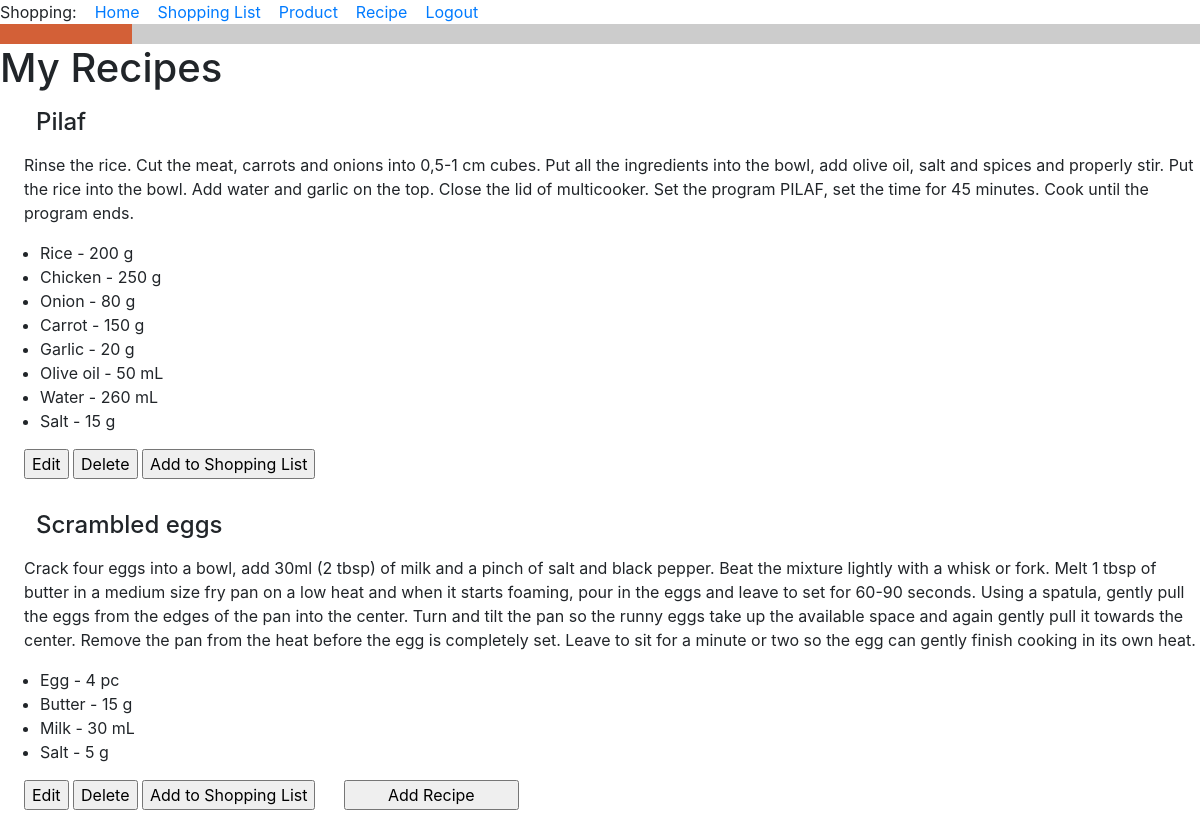
The app's page /my_recipes (signed in) with its own data.
### food_app/models.py (models this page shows, shortened)
class Recipe(db.Model):
    id = db.Column(db.Integer, primary_key=True)
    title = db.Column(db.String(256), index=True, unique=True, nullable=False)
    owner = db.Column(db.ForeignKey('user.id'))
    ingredients = db.relationship('Ingredient', backref='recipe', lazy='dynamic')
    description = db.Column(db.Text)
    def __str__(self):
        return f'{self.title}'.capitalize()

class Ingredient(db.Model):
    id = db.Column(db.Integer, primary_key=True)
    recipe_id = db.Column(db.ForeignKey('recipe.id'))
    product_id = db.Column(db.ForeignKey('product.id'))
    product = db.relationship('Product')
    quantity = db.Column(db.Integer)
    unit_of_measure = db.Column(db.String(120))
    def __str__(self):
        return f'{self.product} - {self.quantity} {self.unit_of_measure}'

class Product(db.Model):
    id = db.Column(db.Integer, primary_key=True)
    title = db.Column(db.String(256), index=True, unique=True, nullable=False)
    type_of_product = db.Column(db.String(120))
    unit_of_measure = db.Column(db.String(120))
    def __str__(self):
        return f'{self.title}'.capitalize()  # Big first letter only.

### food_app/routes.py (the view)
@app.route('/my_recipes', methods=['GET', 'POST'])
@login_required
def my_recipes():
    owner = current_user.id
    my_recipes = Recipe.query.filter_by(owner=owner)
    return render_template(
        'my_recipes.html',
        title='My Recipes',
        owner=owner,
        my_recipes=my_recipes,
    )

### food_app/models.py (called while the page is built)
@login.user_loader
def load_user(id):
    return User.query.get(int(id))

### food_app/templates/my_recipes.html (shortened to what this page needs)
{% extends "base.html" %}
{% block content %}
<h1>My Recipes</h1>
    {% for recipe in my_recipes %}
    <h4><div><p><p style="margin-left:1.5em">{{ recipe }} </p></div></h4>
    <div><p><p style="margin-left:1.5em">{{ recipe.description }}</p></div>
    <div><ul>  {% for ingredient in recipe.ingredients %}
        <li>{{ ingredient }}</li>
        {% endfor %}
    </ul>
    </div>
<head>
</head>
<form action="{{ url_for('edit_recipe', recipe_id=recipe.id) }}">
    <p style="margin-left:1.5em"><input class="button" type="submit" value="Edit"></p>
</form>
<form action="{{ url_for('delete_recipe', recipe_id=recipe.id) }}">
    <input class="button" type="submit" value="Delete">
</form>
<form action="{{ url_for('add_portions', recipe_id=recipe.id) }}">
    <input class="button" type="submit" value="Add to Shopping List">
</form>
{% endfor %}
<form>
<p style="margin-left:1.5em"><input type="button" value="        Add Recipe        " onClick='location.href="add_recipe"'>
</form>
{% endblock %}

### food_app/templates/my_recipes.html (style rules this page uses)
form { display: inline-block; }

### records on screen
Recipe: title "Pilaf", description "Rinse the rice. Cut the meat, carrots and onions into 0,5-1 cm cubes. Put all the ingredients into the bowl, add olive oil, salt and spices and properly stir. Put the rice into the bowl. Add water and garlic on the top. Close the lid of multicooker. Set the program PILAF, set the time for 45 minutes. Cook until the program ends."
Ingredient: quantity+unit_of_measure "Rice - 200 g"
Ingredient: quantity+unit_of_measure "Chicken - 250 g"
Ingredient: quantity+unit_of_measure "Onion - 80 g"
Ingredient: quantity+unit_of_measure "Carrot - 150 g"
Ingredient: quantity+unit_of_measure "Garlic - 20 g"
Ingredient: quantity+unit_of_measure "Olive oil - 50 mL"
Ingredient: quantity+unit_of_measure "Water - 260 mL"
Ingredient: quantity+unit_of_measure "Salt - 15 g"
Recipe: title "Scrambled eggs", description "Crack four eggs into a bowl, add 30ml (2 tbsp) of milk and a pinch of salt and black pepper. Beat the mixture lightly with a whisk or fork. Melt 1 tbsp of butter in a medium size fry pan on a low heat and when it starts foaming, pour in the eggs and leave to set for 60-90 seconds. Using a spatula, gently pull the eggs from the edges of the pan into the center. Turn and tilt the pan so the runny eggs take up the available space and again gently pull it towards the center. Remove the pan from the heat before the egg is completely set. Leave to sit for a minute or two so the egg can gently finish cooking in its own heat."
Ingredient: quantity+unit_of_measure "Egg - 4 pc"
Ingredient: quantity+unit_of_measure "Butter - 15 g"
Ingredient: quantity+unit_of_measure "Milk - 30 mL"
Ingredient: quantity+unit_of_measure "Salt - 5 g"
